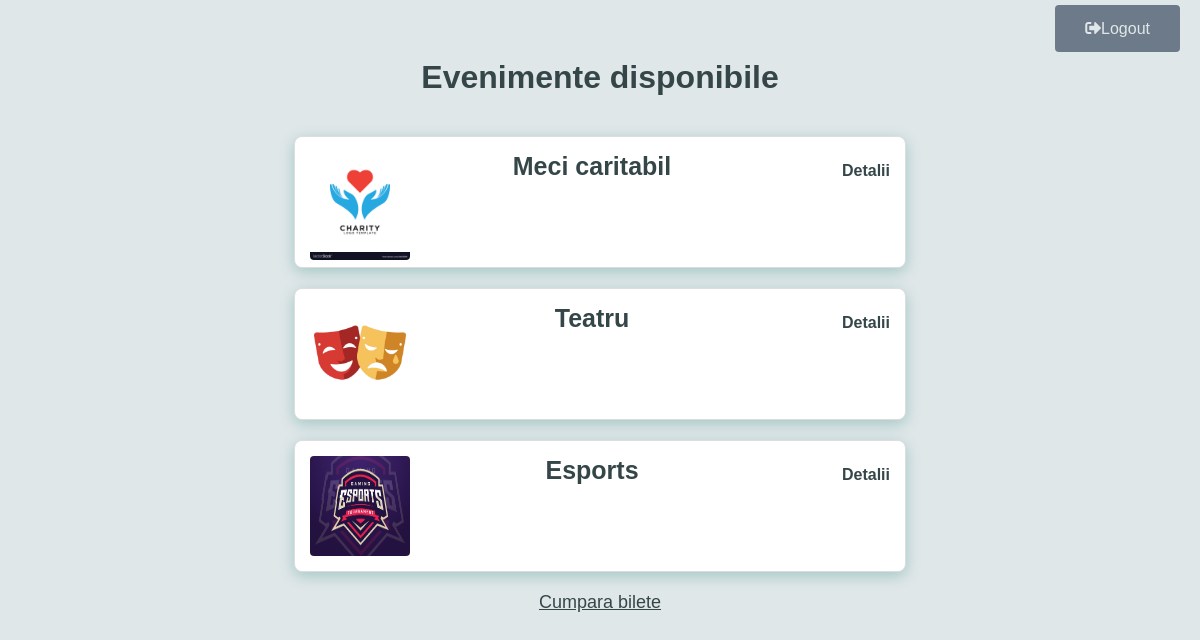
Page /client_panel.php on the committed database.
### tables this page shows
CREATE TABLE `evenimente` (
  `id` int(11) NOT NULL,
  `titlu` varchar(100) NOT NULL,
  `descriere` varchar(800) NOT NULL,
  `imagine` varchar(200) NOT NULL,
  `data_eveniment` datetime NOT NULL,
  `oras` varchar(50) NOT NULL,
  `judet` varchar(50) NOT NULL,
  `adresa` varchar(200) NOT NULL,
  `pret_bilet` decimal(10,2) NOT NULL,
  `code` varchar(255) NOT NULL,
  `id_sponsor` int(11) NOT NULL,
  `id_partener` int(11) NOT NULL,
  `id_speaker` int(11) NOT NULL
);

### client_panel.php (the view, shortened to what this page needs)
<!DOCTYPE HTML PUBLIC "-//W3C//DTD HTML 4.01//EN" "http://www.w3.org/TR/html4/strict.dtd">
<html lang="en">
<head>
    <link rel="stylesheet" href="https://use.fontawesome.com/releases/v5.7.1/css/all.css">
</head>
<body>
<div class="logout">
    <a href="logout.php" class="logout-button"><i class="fas fa-sign-out-alt"></i>Logout</a>
</div>
<h1>Evenimente disponibile</h1>
<?php
include("conectare.php");
if ($result = $mysqli->query("SELECT * FROM evenimente ORDER BY id ")) {
    if ($result->num_rows > 0) {
        while ($row = $result->fetch_object()) {
            echo "<div class='event-card'>";
            echo "<img src='uploadimages/".$row->imagine."'/>";
            echo "<div class='event-title'>" . $row->titlu . "</div>";
            echo "<a class='details-link' href='Evenimente/detaliiEvenimente.php?id=" . $row->id . "'>Detalii</a>";
            echo "</div>";
        }
    } else {
        echo "Nu sunt inregistrari in tabela!";
    }
} else {
    echo "Error: " . $mysqli->error();
}
echo "<div class='buy-tickets-link'><a href='Evenimente/magazin.php'>Cumpara bilete</a></div>";
?>
</body>
</html>

### client_panel.php (style rules this page uses)
body { font-family: Arial, sans-serif; background-color: #E0E7E9; margin: 0; padding: 20px; }
h1 { text-align: center; color: #354649; margin-bottom: 40px; }
.event-card { border: 1px solid #ddd; border-radius: 8px; margin: auto; margin-bottom: 20px; padding: 15px; background-color: #fff; box-shadow: 0 4px 15px #A3C6C4; height: 100px; width: 50%; display: flex; flex-wrap: wrap; justify-content: space-between; }
.event-card img { width: 100px; height: auto; border-radius: 4px; }
.event-title { font-size: 25px; margin-bottom: 10px; font-weight: bold; color: #354649; }
.details-link { width: 20%; display: block; text-align: right; margin-top: 10px; text-decoration: none; color: #354649; font-weight: bold; }
.buy-tickets-link { display: block; text-align: center; margin-top: 20px; font-size: 18px; }
.buy-tickets-link a { color: #354649; }
.logout { text-align: end; }
.logout-button { margin-top: 20px; padding: 15px 30px 15px 30px; background-color: #6C7A89; color: #E0E7E9; border: none; border-radius: 4px; text-decoration: none; margin-left: 11px; }

### rows in the picture
evenimente: imagine (picture), titlu "Meci caritabil"
evenimente: imagine (picture), titlu "Teatru"
evenimente: imagine (picture), titlu "Esports"
